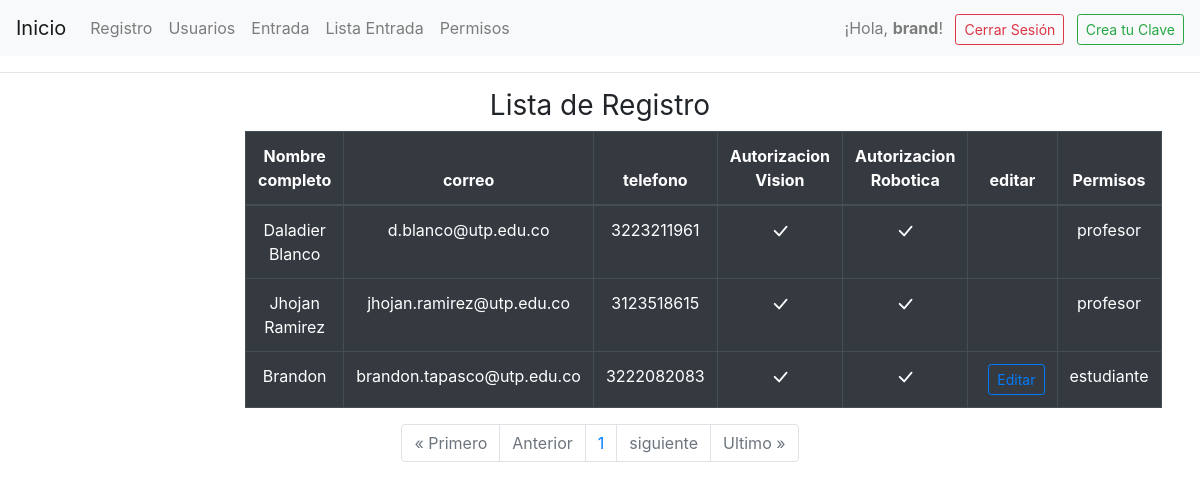
/lista_puerta/ (signed in), run on the app's committed database.
### login/models.py (models this page shows, shortened)
class Verificacion(models.Model):
    usuario = models.OneToOneField(User, on_delete=models.CASCADE)
    nombre_completo = models.CharField(max_length=100)
    email = models.EmailField(max_length=100)
    telefono = models.CharField(max_length=10) # por que un numero tiene solo 10 digitos
    programa_academico = models.CharField(max_length=255)
    contrasena = models.CharField(max_length=6, unique=True, validators=[MinLengthValidator(6)])
    rfid = models.CharField(max_length=50, null=True, blank=True)
    lab_vision = models.BooleanField(default=False)
    lab_robotica = models.BooleanField(default=False)

### login/views.py (the view)
# urls.py: path('lista_puerta/', views.lista_usuarios, name='lista_puerta'),
@login_required
@groups_required(['profesor',])
def lista_usuarios(request):
    registros = Verificacion.objects.all()
    paginacion = Paginator(Verificacion.objects.all().order_by('-id'), 10)
    page = request.GET.get('page')
    registro_acceso = paginacion.get_page(page)
    num_paginas = registro_acceso.paginator.page_range
    parametros = {'registros':registros,
                    'paginacion':registro_acceso,
                    'num_paginas':num_paginas}
    return render(request, 'pagina/lista_clave.html', parametros)

### login/templates/pagina/lista_clave.html (shortened to what this page needs)
{% extends 'main/prueba.html' %}
{% block content %}
    <main class='container'>
        <div class='row'>
            <div class='col-md-8 offset-md-2'>
                <h1 class="h3 mb-2 font-weight-normal text-center">Lista de Registro</h1>
                <div>
                    <table class="table table-hover table-dark table-bordered border-light">
                        <thead>
                            <tr>
                                <th scope="col" class="text-center">Nombre completo</th>
                                <th scope="col" class="text-center">correo</th>
                                <th scope="col" class="text-center">telefono</th>
                                <th scope="col" class="text-center">Autorizacion Vision</th>
                                <th scope="col" class="text-center">Autorizacion Robotica</th>
                                <th scope="col" class="text-center">editar</th>
                                <th scope="col" class="text-center">Permisos</th>
                                </div>
                        <tbody>
                            {% for registro in paginacion %}
                            <tr>
                                <td scope="col" class="text-center">{{registro.nombre_completo }}</td>
                                <td scope="col" class="text-center">{{registro.email }}</td>
                                <td scope="col" class="text-center">{{registro.telefono }}</td>
                                <td scope="col" class="text-center">
                                    </td>
                                    <td scope="col" class="text-center">
                                        </td>
                                {% if not registro.usuario.groups.first.name == 'profesor' %}
                                <td scope="col" class="text-center"><a href="{% url "actualizar_clave" registro.id %}" class="btn btn-outline-primary btn-sm ml-2">Editar</a> </td>
                                {% else %}
                                <td></td>
                                {% endif %}
                                <td scope="col" class="text-center">
                                    {% for group in registro.usuario.groups.all %}
                                        {{ group.name }}{% if not forloop.last %}, {% endif %}
                                    {% endfor %}
                                </td>
                            </tr>
                            {% endfor %}
                        </tbody>
                </div>
                <nav aria-label="Page navigation example" class="d-flex justify-content-center">
                        <ul class="pagination">
                        {% if paginacion.has_previous %}
                            <li class="page-item"><a class="page-link" href="?page=1">&laquo Primero</a></li>
                            <li class="page-item"><a class="page-link" href="?page={{ paginacion.previous_page_number }}">Anterior</a></li>
                            {% else %}
                            <li class="page-item disabled"><a class="page-link" href="#">&laquo Primero</a></li>
                            <li class="page-item disabled"><a class="page-link" href="#">Anterior</a></li>
                        {% endif %}
                        {% for numero in num_paginas %}
                        <li class="page-item"><a class="page-link" href='?page={{numero}}'>{{numero}}</a></li>
                        {% endfor %}
                        {% if paginacion.has_next %}
                            <li class="page-item"><a class="page-link" href="?page={{paginacion.next_page_number}}">siguiente</a></li>
                            <li class="page-item"><a class="page-link" href="?page={{ paginacion.paginator.num_pages }}">Ultimo &raquo</a></li>
                            {% else %}
                            <li class="page-item disabled"><a class="page-link" href="#">siguiente</a></li>
                            <li class="page-item disabled"><a class="page-link" href="#">Ultimo &raquo</a></li>
                        {% endif %}
                    </ul>
                </nav>
            </div>
        </div>
{% endblock %}

### login/templates/main/prueba.html (shortened to what this page needs)
<!DOCTYPE html>
<html lang="es">
<head>
    <link rel="stylesheet" href="https://stackpath.bootstrapcdn.com/bootstrap/4.4.1/css/bootstrap.min.css"
>
</head>
<body>
    <nav class="navbar navbar-expand-lg navbar-light bg-light">
        <a class="navbar-brand" href="{% url 'inicio' %}">Inicio</a>
        <div class="collapse navbar-collapse" id="navbarNav">
            {% include 'main/navbar.html' %}
            {% if user.is_authenticated %}
            <div class="ml-auto">
                <span class="navbar-text">
                    ¡Hola, <strong>{{ user.username }}</strong>!
                </span>
                <a href="{% url 'cerrar_sesion' %}" class="btn btn-outline-danger btn-sm ml-2">Cerrar Sesión</a>
                {% if user.verificacion %}
                <a href="{% url 'actualizar_datos' %}" class="btn btn-outline-primary btn-sm ml-2">Actualizar Datos</a>
                {% else %}
                <a href="{% url 'clave_puerta' %}" class="btn btn-outline-success btn-sm ml-2">Crea tu Clave</a>
                {% endif %}
            </div>
            {% endif %}
        </div>
    </nav>
    <hr>
    <div class="container mt-3">
        {% block content %}
        {% endblock %}
</body>
</html>

### data on the page
Verificacion: nombre_completo "Daladier Blanco", email "d.blanco@utp.edu.co", telefono "3223211961", lab_vision True (drawn), lab_robotica True (drawn)
Verificacion: nombre_completo "Jhojan Ramirez", email "jhojan.ramirez@utp.edu.co", telefono "3123518615", lab_vision True (drawn), lab_robotica True (drawn)
Verificacion: nombre_completo "Brandon", email "brandon.tapasco@utp.edu.co", telefono "3222082083", lab_vision True (drawn), lab_robotica True (drawn), shows "Editar"

### other printed values
{{ user.username }} "brand"
{{ group.name }} "profesor"
{{ group.name }} "estudiante"
{{ numero }} "1"
